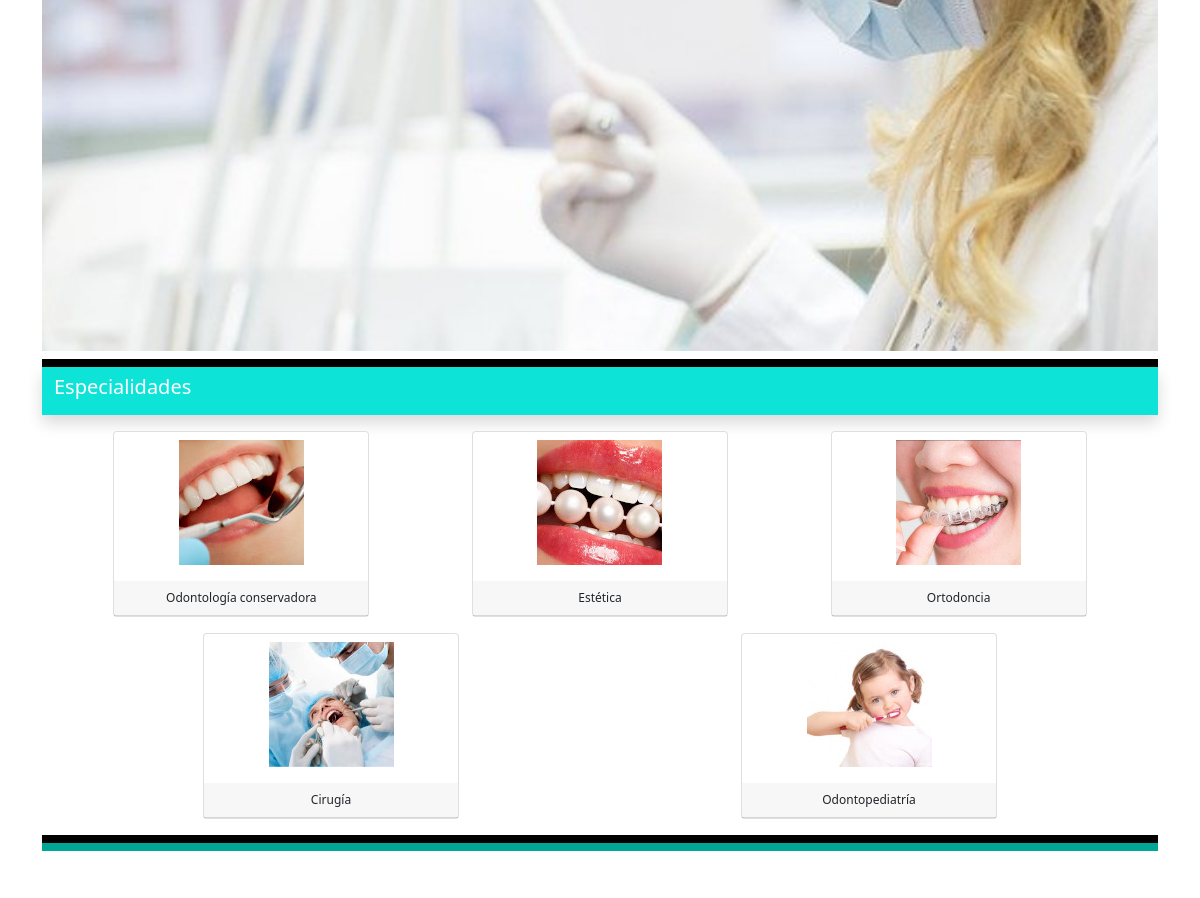
Before: / (middle part) with the older database file.
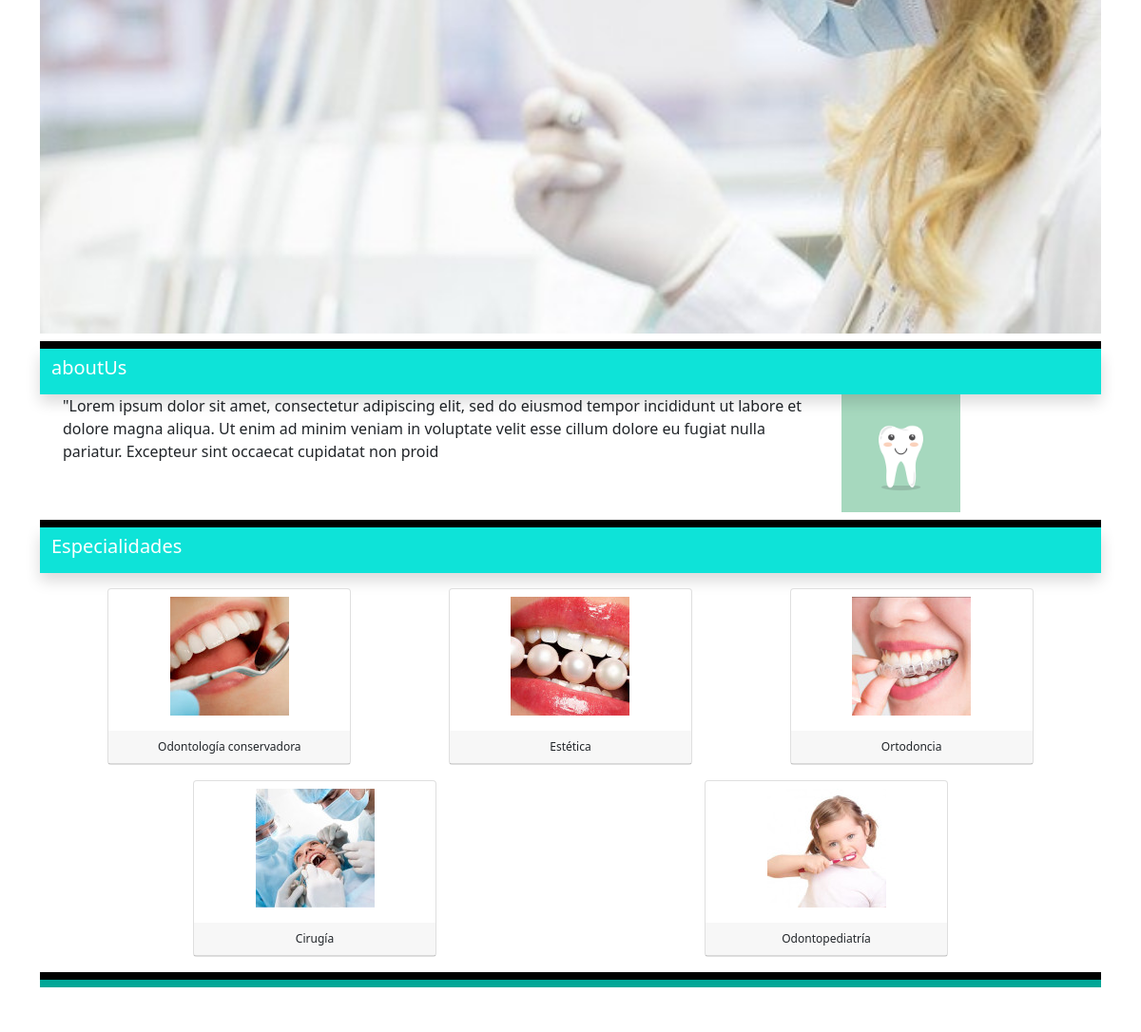
After: the same page with the newer database file.
### tables this page shows
CREATE TABLE `blocks` (
  `id` int(9) NOT NULL,
  `id_page` int(9) NOT NULL,
  `name` varchar(56) NOT NULL,
  `block` varchar(56) NOT NULL,
  `order_n` int(9) NOT NULL
);

CREATE TABLE `block` (
  `id` int(9) NOT NULL,
  `name` varchar(56) NOT NULL,
  `description` varchar(256) NOT NULL,
  `label#01` varchar(256) NOT NULL,
  `num#1` int(9) DEFAULT NULL,
  `label#02` varchar(256) DEFAULT NULL,
  `num#2` int(9) DEFAULT NULL,
  `label#03` varchar(256) DEFAULT NULL,
  `num#3` int(9) DEFAULT NULL,
  `label#04` varchar(256) DEFAULT NULL,
  `num#4` int(9) DEFAULT NULL,
  `label#05` varchar(256) DEFAULT NULL,
  `num#5` int(9) DEFAULT NULL,
  `label#06` varchar(256) DEFAULT NULL,
  `text#1` varchar(56) DEFAULT NULL,
  `label#0` varchar(256) DEFAULT NULL,
  `text#2` varchar(56) DEFAULT NULL,
  `label#08` varchar(256) DEFAULT NULL,
  `text#3` varchar(56) DEFAULT NULL,
  `label#09` varchar(256) DEFAULT NULL,
  `text#4` varchar(56) DEFAULT NULL,
  `label#10` varchar(256) DEFAULT NULL,
  `text#5` varchar(56) DEFAULT NULL,
  `css` text DEFAULT NULL
);

CREATE TABLE `treatmentscategories` (
  `id` int(1) NOT NULL,
  `name` varchar(100) NOT NULL,
  `info` text NOT NULL,
  `image` varchar(300) NOT NULL
);

### includes/sessions.php (called while the page is built, shortened)
<?php
if (isset($_SESSION['lang'])) {
    $lang = $_SESSION['lang'];
} else {
    $lang = null;
}

### includes/class.data.php (called while the page is built, shortened)
<?php
class DataBase
{
    var $connection;
    public function __construct()
    {
        if (DB_PASS == NULL)
            $this->connection = mysqli_connect(DB_SERVER, DB_USER, DB_NAME);
        else
            $this->connection = mysqli_connect(DB_SERVER, DB_USER, DB_PASS, DB_NAME);
        return true;
    }
    public function send($sql, $type = 'ARRAY')
    {
        $result = mysqli_query($this->connection, $sql) or die(mysqli_error($this->connection));
        $return = array();
        if ($type == 'ARRAY')
            while (($return[] = mysqli_fetch_array($result))) {
            }
        else {
            while (($return[] = mysqli_fetch_assoc($result))) {
            }
        }
        if (count($return) > 1)
            unset($return[count($return) - 1]);
        else
            $return = FALSE;
        return $return;
    }
    public function select($table, $where, $type = 'ARRAY')
    {
        $sql = "SELECT * FROM " . $table . " WHERE " . $where;
        $result = mysqli_query($this->connection, $sql);
        $return = array();
        if ($type == 'ARRAY')
            while (($return[] = mysqli_fetch_array($result))) {
            }
        else
            while (($return[] = mysqli_fetch_assoc($result))) {
            }
        if (count($return) > 1)
            unset($return[count($return) - 1]);
        else
            $return = FALSE;
        return $return;
    }
}

### includes/functions.php (called while the page is built, shortened)
<?php
function __($str, $lang = null)
{
	if (!isset($lang)) :
		$lang = "es";
	endif;
	return $str;
}

### blocks/specialties.php (the view, shortened to what this page needs)
<div class="container" style="border-top: 8px solid white">
  <?php
  $recordset = $db->send("SELECT * FROM treatmentscategories;");
  ?>
  <div class="row" style="border-top: 8px solid black">
    <nav class="navbar navbar-expand-lg  shadow navbar-dark" style="padding-top: 0; background-color:#0ee3d8">
      <a class="navbar-brand" href="#"><?= $name_block ?></a>
    </nav>
  </div>
  <div class="d-flex p-2 bd-highlight flex-wrap justify-content-around">
    <?php foreach ($recordset as $specialty) : ?>
      <div class="p-2 bd-highlight text-center">
        <div class="card" style="width: 16rem;;" onclick="window.location='../categorieInterventions.php?categorie=<?= $specialty['id'] ?>';">
          <figure class="figure mt-2">
            <?php if (isset($specialty['image']) && $specialty['image'] != "") : ?>
              <img src="images/specialties/<?= $specialty['image'] ?>" class="t-opacity">
            <?php endif; ?>
          </figure>
          <div class="card-header" style="font-size: 1vw"><?= $specialty['name'] ?></div>
        </div>
      </div>
    <?php endforeach; ?>
  </div>
</div>

### index.php (shortened to what this page needs)
<?php
include("includes/functions.php");
include("includes/sessions.php");
$PG_NAME = "Home";
?>
<!DOCTYPE html>
<html lang="<?= $lang ?>">
<?php require "sections/head.php"; ?>
<body >
  <?php
  $db = new DataBase(DB_SERVER, DB_USER, DB_PASS, DB_NAME, 1);
  $sql = "SELECT * FROM pages a INNER JOIN blocks b ON a.id = b.id_page WHERE a.page = '" . $PG_NAME . "' ORDER BY order_n ASC";
  $blocks = $db->send($sql);
  foreach ($blocks as $block) :
    $name_block = $block['name'];
    include "blocks/" . $block['block'] . ".php";
  endforeach;
  include "sections/footer.php";
  ?>
</body>
</html>

### sections/head.php (shortened to what this page needs)
<head>
  <link rel="stylesheet" href="css/bootstrap.min.css">
  <link rel="stylesheet" href="css/styles.css">
</head>

### blocks/carousel.php (shortened to what this page needs)
<div class="container">
<div id="carouselExampleControls" class="carousel slide" data-bs-ride="carousel">
  <div class="carousel-inner">
  <?php
    $images = $db->select("block", "name = '".$name_block."'");
    $num_images = $images[0]['num#1'];
    for ($i=0; $i<$num_images; $i++): ?>
      <div class="carousel-item<?=$i==0 ? " active" : ""?>">
        <img class="d-block w-100" src="images/carousel/<?=$images[0]['text#'.($i+1)]?>" alt="Slide#<?=$i?>" data-bs-interval="100">
      </div>
    <?php endfor;
  ?>
    <a class="carousel-control-prev" href="#carouselExampleControls" role="button" data-slide="prev">
    </a>
    <a class="carousel-control-next" href="#carouselExampleControls" role="button" data-slide="next">
    </a>
  </div>
</div>

### sections/footer.php (shortened to what this page needs)
<div class="container" style="border-top: 8px solid black"></div>
<div class="container py-5" style="border-top: 8px solid #00A797">
</div>

### blocks/aboutUs.php (shortened to what this page needs)
<div class="container" style="border-top: 8px solid white">
    <?php
  $recordset = $db->send("SELECT * FROM block where name = '$name_block';");
  ?>
    <div class="row" style="border-top: 8px solid black">
        <nav class="navbar navbar-expand-lg  shadow navbar-dark" style="padding-top: 0;  background-color:#0ee3d8">
            <a class="navbar-brand" href="#"><?= __($name_block,$lang) ?></a>
        </nav>
    </div>
    <div class="container">
        <div class="row align-items-start">
            <div class="col-9">
                <p><?=$recordset[0][15]?></p>
            </div>
            <div class="col-3">
                <img class="d-line w-50" src="../images/aboutUs/<?=$recordset[0][14]?>" style="display: inline;">
            </div>
        </div>
    </div>
</div>

Changed rows visible on the page:
added blocks: name "aboutUs", block.label#0 "\"Lorem ipsum dolor sit amet, consectetur adipiscing elit, sed do eiusmod tempor incididunt ut labore et dolore magna aliqua. Ut enim ad minim veniam in voluptate velit esse cillum dolore eu fugiat nulla pariatur. Excepteur sint occaecat cupidatat non proid", block.text#1 (picture)
